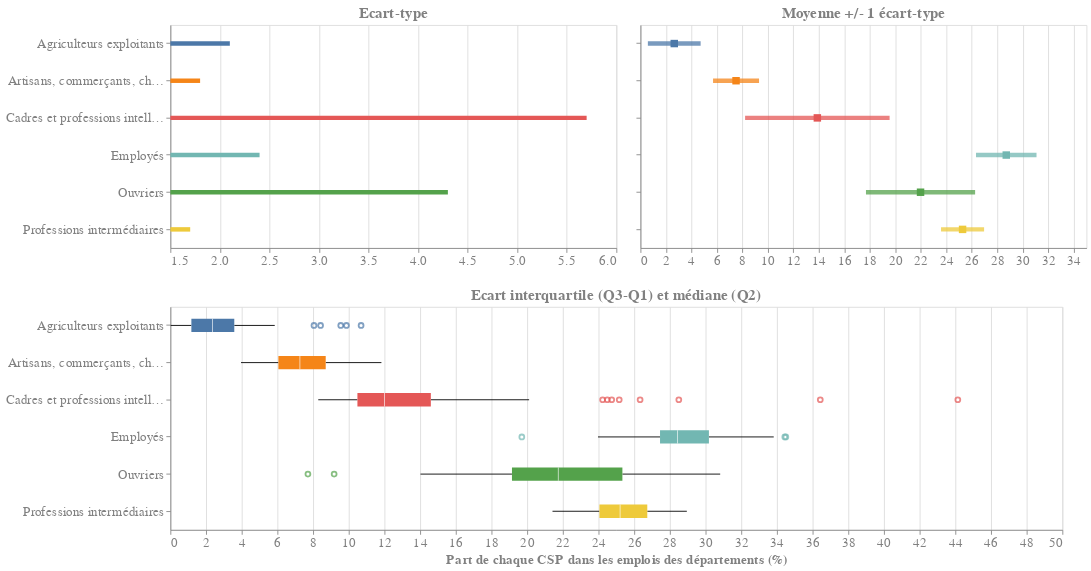

This figure's notebook cell:
### Code cell
alt.vconcat(
    alt.hconcat(csp_std_bar, (csp_err_bar + csp_err_points)), cs6_box
).configure_title(fontSize=17, color="gray").configure_axis(
    labelFontSize=15,
    titleFontSize=15,
    labelColor="gray",
    titleColor="gray",
)

### Figure 1 — Vega-Lite specification as saved in the notebook (floating-point values rounded to 4 significant figures; data arrays with more than 128 entries replaced by an {"elided": "..."} marker saying what was removed)
{"config": {"view": {"continuousWidth": 300, "continuousHeight": 300}, "axis": {"labelColor": "gray", "labelFontSize": 15, "titleColor": "gray", "titleFontSize": 15}, "title": {"color": "gray", "fontSize": 17}}, "vconcat": [{"hconcat": [{"data": {"name": "data-889ae9bc572abeeaf319dd9246c23f0a"}, "mark": {"type": "rule", "size": 5.0}, "encoding": {"color": {"field": "CS1_6_label", "legend": null, "type": "nominal"}, "x": {"field": "std", "scale": {"zero": false}, "title": "", "type": "quantitative"}, "y": {"field": "CS1_6_label", "title": "", "type": "nominal"}}, "height": 250, "title": "Ecart-type", "width": 500}, {"layer": [{"mark": {"type": "errorbar", "extent": "stdev", "opacity": 0.75, "thickness": 5.0}, "encoding": {"color": {"field": "CS1_6_label", "legend": null, "type": "nominal"}, "x": {"field": "OBS_VALUE_p", "scale": {"zero": false}, "title": "", "type": "quantitative"}, "y": {"axis": {"labels": false}, "field": "CS1_6_label", "title": "", "type": "nominal"}}, "title": "Moyenne +/- 1 écart-type"}, {"mark": {"type": "square", "filled": true, "size": 70}, "encoding": {"color": {"field": "CS1_6_label", "legend": null, "type": "nominal"}, "x": {"aggregate": "mean", "field": "OBS_VALUE_p", "type": "quantitative"}, "y": {"field": "CS1_6_label", "type": "nominal"}}}], "data": {"name": "data-e57fc88ee9d4b7c346688f917e166e12"}, "height": 250, "width": 500}]}, {"data": {"name": "data-e57fc88ee9d4b7c346688f917e166e12"}, "mark": {"type": "boxplot", "size": 15}, "encoding": {"color": {"field": "CS1_6_label", "legend": {"title": ""}, "type": "nominal"}, "tooltip": [{"field": "OBS_VALUE_p", "type": "quantitative"}], "x": {"field": "OBS_VALUE_p", "scale": {"domain": [0, 50]}, "title": "Part de chaque CSP dans les emplois des départements (%)", "type": "quantitative"}, "y": {"field": "CS1_6_label", "title": "", "type": "nominal"}}, "height": 250, "title": "Ecart interquartile (Q3-Q1) et médiane (Q2)", "width": 1000}], "$schema": "https://vega.github.io/schema/vega-lite/v5.20.1.json", "datasets": {"data-889ae9bc572abeeaf319dd9246c23f0a": [{"CS1_6_label": "Agriculteurs exploitants", "mean": 2.7, "std": 2.1}, {"CS1_6_label": "Artisans, commerçants, chefs entreprise", "mean": 7.5, "std": 1.8}, {"CS1_6_label": "Cadres et professions intellectuelles supérieures", "mean": 13.9, "std": 5.7}, {"CS1_6_label": "Employés", "mean": 28.7, "std": 2.4}, {"CS1_6_label": "Ouvriers", "mean": 22.0, "std": 4.3}, {"CS1_6_label": "Professions intermédiaires", "mean": 25.3, "std": 1.7}], "data-e57fc88ee9d4b7c346688f917e166e12": {"elided": "600 records"}}}
